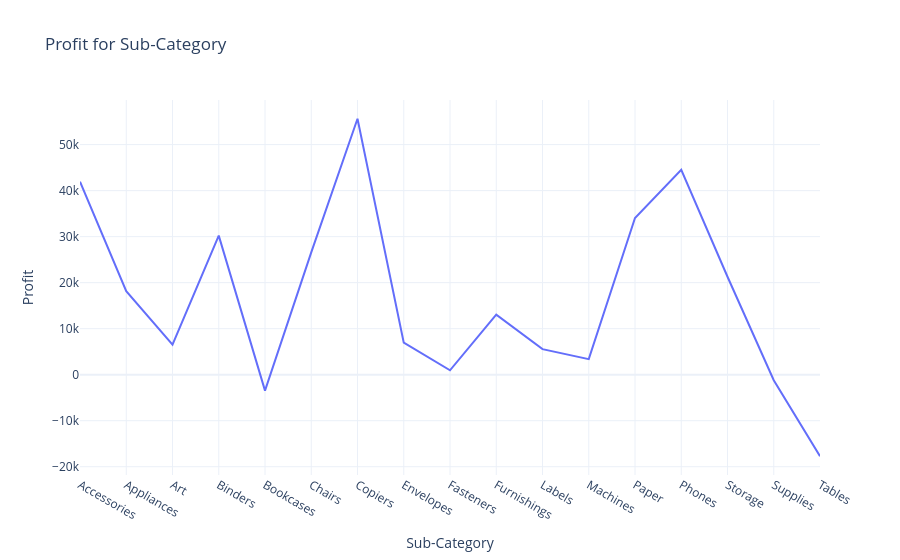

Here is the notebook cell this chart was saved with:
### Code cell
fig = px.line(profit_by_subcategory,
              x='Sub-Category',
              y='Profit',
              title='Profit for Sub-Category')
fig.show()

### Figure 1 — Plotly figure (JSON) as saved in the notebook; plotly's stock layout.template omitted (floating-point values rounded to 4 significant figures)
{"data": [{"hovertemplate": "Sub-Category=%{x}<br>Profit=%{y}<extra></extra>", "legendgroup": "", "line": {"color": "#636efa", "dash": "solid"}, "marker": {"symbol": "circle"}, "mode": "lines", "name": "", "orientation": "v", "showlegend": false, "type": "scatter", "x": ["Accessories", "Appliances", "Art", "Binders", "Bookcases", "Chairs", "Copiers", "Envelopes", "Fasteners", "Furnishings", "Labels", "Machines", "Paper", "Phones", "Storage", "Supplies", "Tables"], "xaxis": "x", "y": [41940.0, 18140.0, 6528.0, 30220.0, -3473.0, 26590.0, 55620.0, 6964.0, 949.5, 13060.0, 5546.0, 3385.0, 34050.0, 44520.0, 21280.0, -1189.0, -17730.0], "yaxis": "y"}], "layout": {"legend": {"tracegroupgap": 0}, "title": {"text": "Profit for Sub-Category"}, "xaxis": {"anchor": "y", "domain": [0, 1], "title": {"text": "Sub-Category"}}, "yaxis": {"anchor": "x", "domain": [0, 1], "title": {"text": "Profit"}}}}
